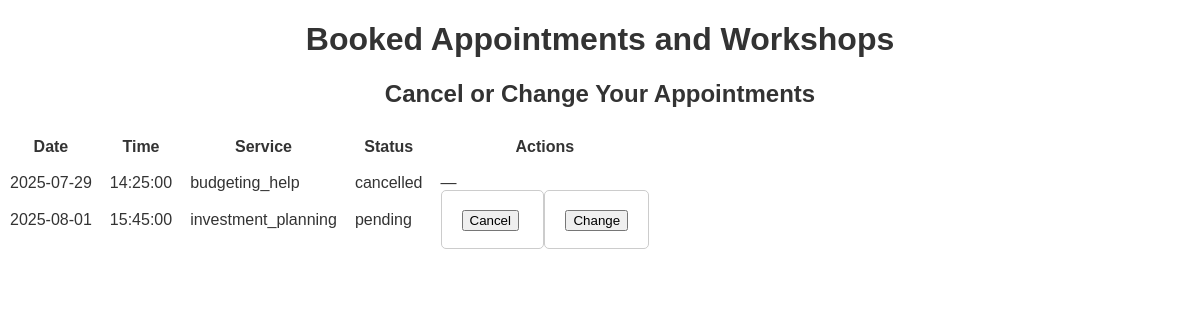
The app's page /dashboard/edit_appointment.php (signed in) with its own data.
### tables this page shows
CREATE TABLE `appointments` (
  `id` int(11) NOT NULL,
  `email` varchar(255) NOT NULL,
  `name` varchar(255) NOT NULL,
  `date` date NOT NULL,
  `time` time NOT NULL,
  `service` varchar(100) NOT NULL,
  `comments` text DEFAULT NULL,
  `created_at` timestamp NOT NULL DEFAULT current_timestamp(),
  `status` enum('pending','confirmed','cancelled') DEFAULT 'pending'
);

### dashboard/edit_appointment.php (the view, shortened to what this page needs)
<?php
include '../database/db_connection.php';
$theme = $_SESSION['theme'] ?? 'style';
$cssFile = match ($theme) {
    'night-mode' => 'night-mode.css',
    'pink' => 'pink.css',
    default => 'style.css',
};
$email = $_SESSION['email'];
$sql = "SELECT * FROM appointments WHERE email = '$email' ORDER BY date, time";
$result = mysqli_query($conn, $sql);
?>
<!DOCTYPE html>
<html>
<head>
    <link rel="stylesheet" href="../styles/style.css">
    <link rel="stylesheet" href="../styles/<?= htmlspecialchars($cssFile) ?>">
</head>
<body>
    <h1>Booked Appointments and Workshops</h1>
    <h2>Cancel or Change Your Appointments</h2>
    <table cellpadding="8">
  <tr>
    <th>Date</th><th>Time</th><th>Service</th><th>Status</th><th>Actions</th>
  </tr>
<?php while ($row = mysqli_fetch_assoc($result)) { ?>
  <tr>
    <td><?= htmlspecialchars($row['date']) ?></td>
    <td><?= htmlspecialchars($row['time']) ?></td>
    <td><?= htmlspecialchars($row['service']) ?></td>
    <td><?= htmlspecialchars($row['status']) ?></td>
    <td>
      <?php if ($row['status'] !== 'cancelled') { ?>
        <form action="edit_appointment.php" method="POST" style="display:inline;">
          <button type="submit">Cancel</button>
        </form>
        <form action="edit_appointment.php" method="GET" style="display:inline;">
          <button type="submit">Change</button>
        </form>
      <?php } else { echo '—'; } ?>
    </td>
  </tr>
<?php } ?>
</table>
</body>
</html>

### styles/style.css (style rules this page uses)
body { margin: 0; padding: 0; font-family: Arial, sans-serif; }
h1 { text-align: center; }
h2 { text-align: center; }
body { font-family: Arial, sans-serif; background-color: white; color: #333; }
form { max-width: 500px; margin: 20px auto; padding: 20px; border: 1px solid #ccc; border-radius: 5px; }

### records on screen
appointments: date "2025-07-29", time "14:25:00", service "budgeting_help", status "cancelled"
appointments: date "2025-08-01", time "15:45:00", service "investment_planning", status "pending"
